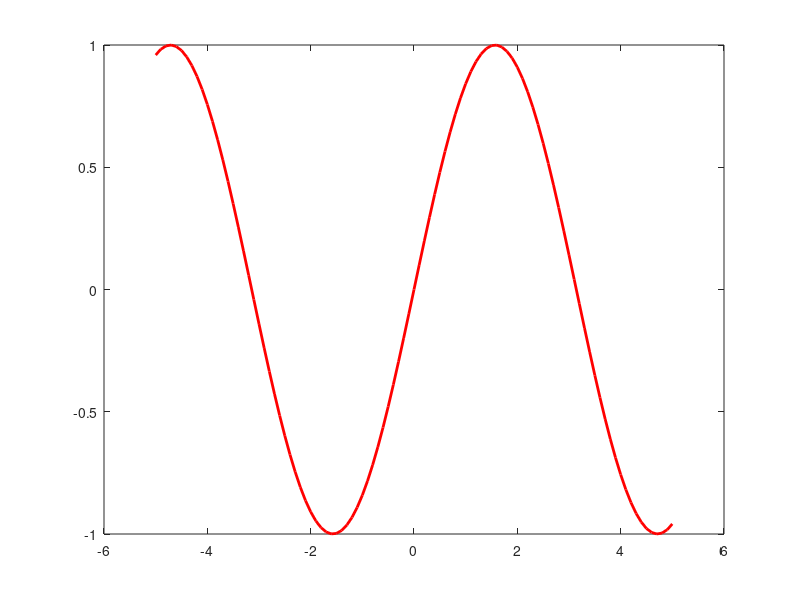

Write MATLAB code to recreate this figure. (Note: this script raises an error after producing the figure.)
clc;

f = @(x) sin(x);

D = 5; % -d is the start point, d the end point.
NUM_OF_POINTS = [2 4 6 8 10];

sin_x = [-D:.1:D];
sin_y = f(sin_x);
figure(1); clf;
plot(sin_x, sin_y, 'r', 'LineWidth', 2); 
hold on;

color = 0;

error_x = linspace(-d, d, 1000);

for i = 1:length(NUM_OF_POINTS)
    
    color = color + 0.2;

    data = linspace(-d, d, NUM_OF_POINTS(i));

    [interpol_data_y, coeffs] = ...
        f_2_interpol(data, f(data), sin_x, 'newton');

    plot(sin_x, interpol_data_y, ... 
        '--', ...
        'Color', [color, color, 1 - color], ...
        'LineWidth', 1.5);
        
    max_error(i) = max(abs(f(error_x) - f_2_interpol(data, f(data), error_x, 'newton')));
end

hold off;

title('Approximation of sin(x) through Newtons method');
legend('sin(x)', '2 points', '4 points', '6 points', '8 points', ...
    '10 points', 'Location', 'SouthWest');

print('../plots/assignment3/ex1a.png', '-dpng');

figure(2); clf;
semilogy(NUM_OF_POINTS, max_error);
title('Error of the approximation on log scale');
xlabel('Number of equidistant data points');
ylabel('Absolute value of the error on log scale log(Error)')
set(get(gca,'YLabel'),'Rotation',90);

print('../plots/assignment3/ex1b.png', '-dpng');